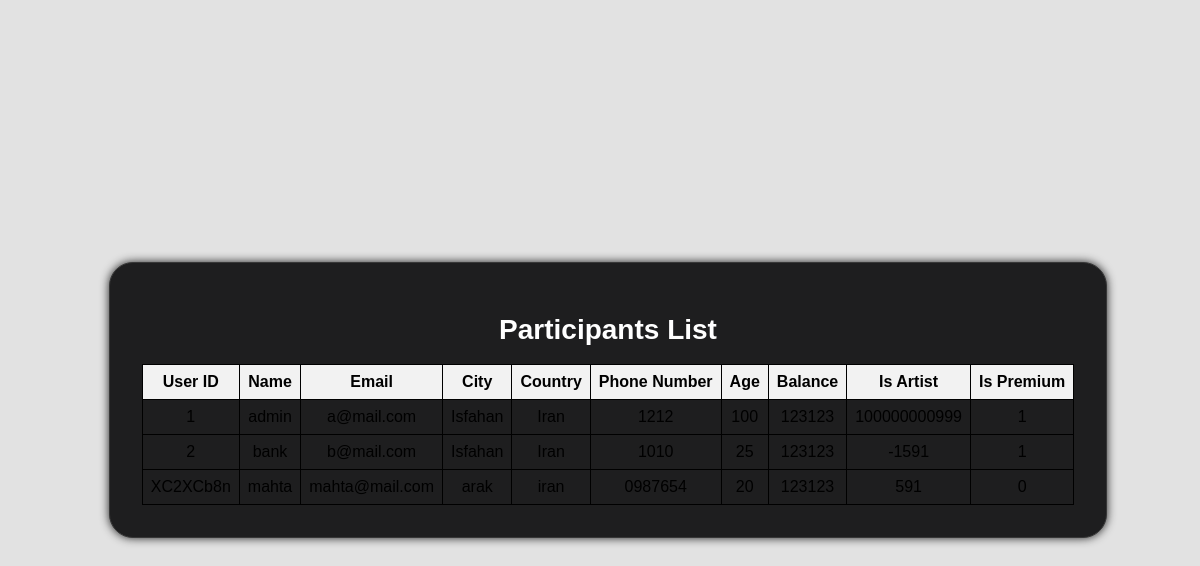
The page /participant on the database as committed earlier.
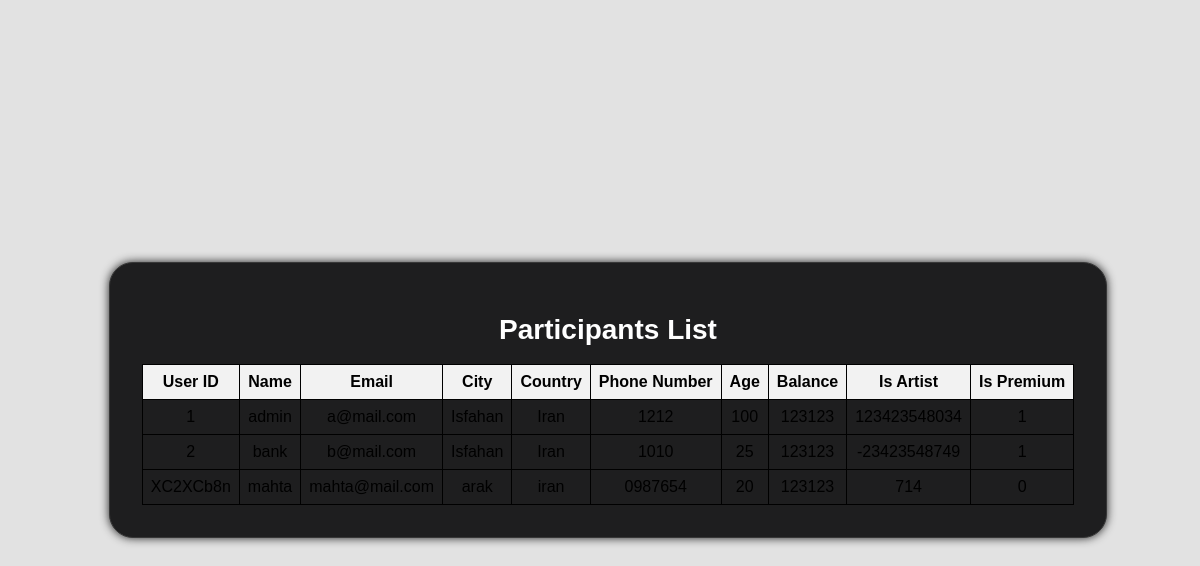
The same page on the database as committed later.
### tables this page shows
CREATE TABLE USERS (
            user_id TEXT PRIMARY KEY,
            name TEXT,
            email TEXT,
            city TEXT,
            country TEXT,
            phone TEXT,
            age INTEGER CHECK(age >= 9 AND age <= 120),
            password TEXT,
            balance INTEGER DEFAULT 0,
            is_artist BOOLEAN DEFAULT 0,
            is_premium BOOLEAN DEFAULT 0
        );

### app.py (the view)
@app.route("/participant")
def participants():
    with sqlite3.connect("database.db") as connect:
        cursor = connect.cursor()
        cursor.execute("SELECT * FROM USERS")
        data = cursor.fetchall()
    return render_template("participants.html", data=data)

### templates/participants.html (shortened to what this page needs)
<!DOCTYPE html>
<html>
  <head>
    <link
      rel="stylesheet"
      type="text/css"
      href="{{ url_for('static', filename='css/style.css') }}"
    />
  </head>
  <body>
    <div class="div-header">
      <h1>Participants List</h1>
      <table style="width: 100%">
        <tr>
          <th>User ID</th>
          <th>Name</th>
          <th>Email</th>
          <th>City</th>
          <th>Country</th>
          <th>Phone Number</th>
          <th>Age</th>
          <th>Balance</th>
          <th>Is Artist</th>
          <th>Is Premium</th>
        </tr>
        {% for participant in data %}
        <tr>
          <td>{{ participant[0] }}</td>
          <td>{{ participant[1] }}</td>
          <td>{{ participant[2] }}</td>
          <td>{{ participant[3] }}</td>
          <td>{{ participant[4] }}</td>
          <td>{{ participant[5] }}</td>
          <td>{{ participant[6] }}</td>
          <td>{{ participant[7] }}</td>
          <td>{{ participant[8] }}</td>
          <td>{{ participant[9] }}</td>
        </tr>
        {% endfor %}
      </table>
    </div>
  </body>
</html>

### static/css/style.css (style rules this page uses)
:root { --border-in: #f80; --border-out: hsl(0, 0%, 22%); --border-header: #383838; --background-main-card: #1e1e1f; --background-body: #000; --background-sub-div-card: #202022; --background-sub-div-card-2: rgba(44, 43, 43, 0.923); --background-header-title: hsl(240, 1%, 17%); --background-header-title-1: hsl(240, 1%, 20%); --box-shadow-1: 0 0 15px #111; --box-shadow-2: 0 0 10px #222; --box-shadow-3: 0 0 10px rgba(0, 0, 0, 0.722); font-family: "Poppins", sans-serif; --font-color-1: #fff; --font-color-2: #e2e2e2; --font-color-3: #d6d6d6bf; --font-size-0: 28px; --font-size-1: 26px; --font-size-2: 18px; --font-size-3: 16px; --font-size-4: 12px; }
body { background-color:#e2e2e2; box-sizing: border-box; align-items: flex-start; margin: 0; display: flex; flex-direction: column; align-items: center; justify-content: center; min-height: 100vh; font-family: Arial, sans-serif; }
.div-header { position: sticky; bottom: 2rem; top: 2rem; display: inline-block; text-align: center; min-width: 16rem; background-color: var(--background-main-card); border: 1px solid var(--border-out); border-radius: 1.5rem; box-shadow: var(--box-shadow-2); padding: 2rem; margin: 2rem 1rem 2rem 2rem; }
.div-header h1 { font-size: var(--font-size-0); color: var(--font-color-1); }

### templates/participants.html (style rules this page uses)
table, th, td { border: 1px solid black; border-collapse: collapse; padding: 8px; }
th { background-color: #f2f2f2; }

Rows that differ between the two databases and show on the page:
changed USERS "admin": balance "100000000999" → "123423548034"
changed USERS "bank": balance "-1591" → "-23423548749"
changed USERS "XC2XCb8n": balance "591" → "714"
